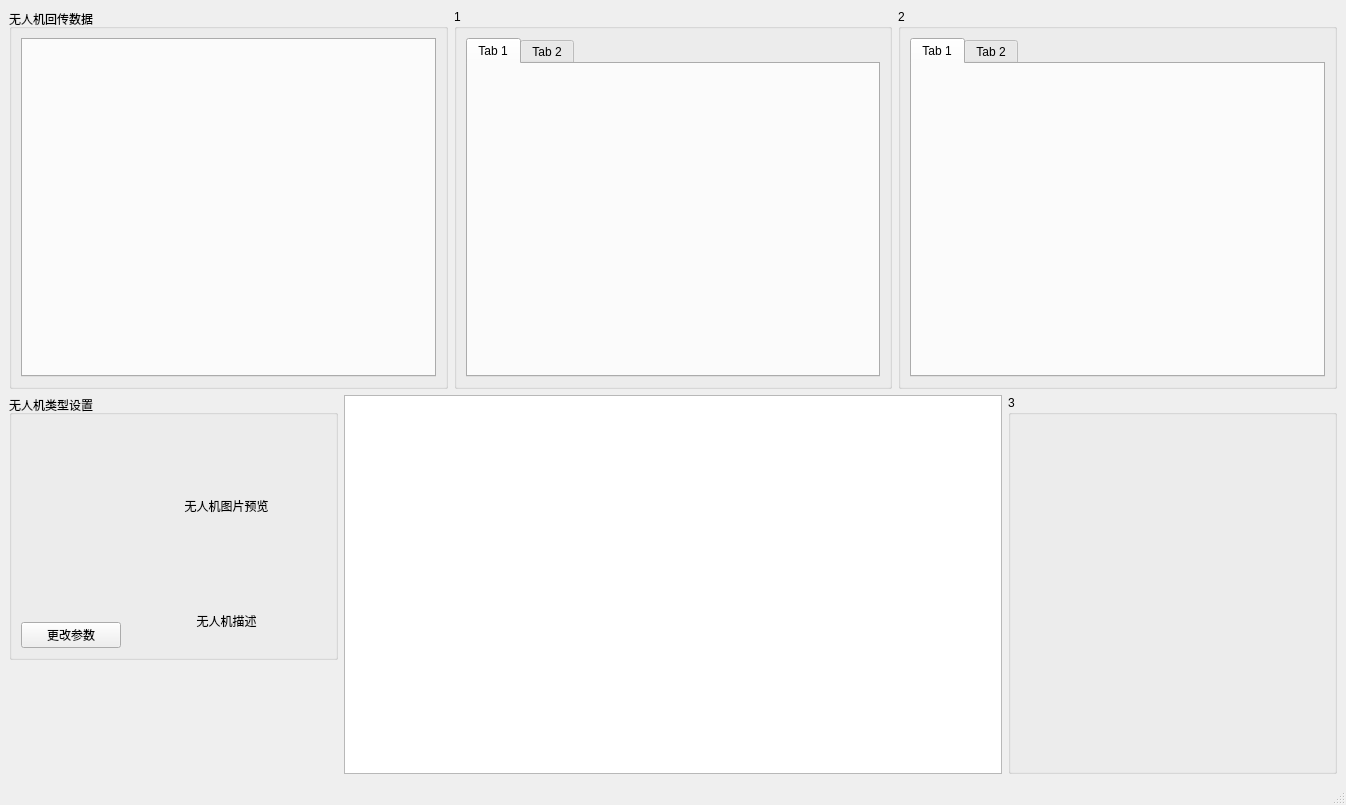
<?xml version="1.0" encoding="UTF-8"?>
<ui version="4.0">
 <class>MainWindow</class>
 <widget class="QMainWindow" name="MainWindow">
  <property name="geometry">
   <rect>
    <x>0</x>
    <y>0</y>
    <width>1346</width>
    <height>805</height>
   </rect>
  </property>
  <property name="windowTitle">
   <string>MainWindow</string>
  </property>
  <widget class="QWidget" name="centralwidget">
   <layout class="QVBoxLayout" name="verticalLayout_4" stretch="1,1">
    <item>
     <layout class="QHBoxLayout" name="horizontalLayout_2">
      <item>
       <widget class="QGroupBox" name="groupBox_2">
        <property name="title">
         <string>无人机回传数据</string>
        </property>
        <layout class="QVBoxLayout" name="verticalLayout_5">
         <item>
          <widget class="QTabWidget" name="uavStatusTabWidget">
           <property name="currentIndex">
            <number>-1</number>
           </property>
          </widget>
         </item>
        </layout>
       </widget>
      </item>
      <item>
       <widget class="QGroupBox" name="groupBox_3">
        <property name="title">
         <string>1</string>
        </property>
        <layout class="QVBoxLayout" name="verticalLayout_6">
         <item>
          <widget class="QTabWidget" name="tabWidget_2">
           <widget class="QWidget" name="tab_5">
            <attribute name="title">
             <string>Tab 1</string>
            </attribute>
           </widget>
           <widget class="QWidget" name="tab_6">
            <attribute name="title">
             <string>Tab 2</string>
            </attribute>
           </widget>
          </widget>
         </item>
        </layout>
       </widget>
      </item>
      <item>
       <widget class="QGroupBox" name="groupBox_4">
        <property name="title">
         <string>2</string>
        </property>
        <layout class="QVBoxLayout" name="verticalLayout_7">
         <item>
          <widget class="QTabWidget" name="tabWidget_3">
           <widget class="QWidget" name="tab_7">
            <attribute name="title">
             <string>Tab 1</string>
            </attribute>
           </widget>
           <widget class="QWidget" name="tab_8">
            <attribute name="title">
             <string>Tab 2</string>
            </attribute>
           </widget>
          </widget>
         </item>
        </layout>
       </widget>
      </item>
     </layout>
    </item>
    <item>
     <layout class="QHBoxLayout" name="horizontalLayout_3" stretch="1,2,1">
      <item>
       <layout class="QVBoxLayout" name="verticalLayout">
        <item>
         <widget class="QGroupBox" name="uavTypeDataGroup">
          <property name="title">
           <string>无人机类型设置</string>
          </property>
          <layout class="QHBoxLayout" name="horizontalLayout" stretch="2,4">
           <item>
            <layout class="QVBoxLayout" name="verticalLayout_2">
             <item>
              <widget class="QListWidget" name="uavslistWidget">
               <property name="styleSheet">
                <string notr="true">#uavslistWidget {
	border: none;
	background-color: transparent;
}</string>
               </property>
              </widget>
             </item>
             <item>
              <widget class="QPushButton" name="changeUAVTypeBtn">
               <property name="text">
                <string>更改参数</string>
               </property>
               <property name="icon">
                <iconset resource="qavserver.qrc">
                 <normaloff>:/images/icos/Gear.ico</normaloff>:/images/icos/Gear.ico</iconset>
               </property>
              </widget>
             </item>
            </layout>
           </item>
           <item>
            <layout class="QVBoxLayout" name="verticalLayout_3" stretch="3,1">
             <item>
              <widget class="QLabel" name="uavImageLabel">
               <property name="text">
                <string>无人机图片预览</string>
               </property>
               <property name="alignment">
                <set>Qt::AlignCenter</set>
               </property>
              </widget>
             </item>
             <item>
              <widget class="QLabel" name="uavDescriptionLabel">
               <property name="text">
                <string>无人机描述</string>
               </property>
               <property name="alignment">
                <set>Qt::AlignCenter</set>
               </property>
               <property name="wordWrap">
                <bool>true</bool>
               </property>
              </widget>
             </item>
            </layout>
           </item>
          </layout>
         </widget>
        </item>
        <item>
         <spacer name="verticalSpacer">
          <property name="orientation">
           <enum>Qt::Vertical</enum>
          </property>
          <property name="sizeHint" stdset="0">
           <size>
            <width>20</width>
            <height>40</height>
           </size>
          </property>
         </spacer>
        </item>
       </layout>
      </item>
      <item>
       <widget class="rOg_image" name="gisView"/>
      </item>
      <item>
       <widget class="QGroupBox" name="groupBox_5">
        <property name="title">
         <string>3</string>
        </property>
       </widget>
      </item>
     </layout>
    </item>
   </layout>
  </widget>
  <widget class="QMenuBar" name="menubar">
   <property name="geometry">
    <rect>
     <x>0</x>
     <y>0</y>
     <width>1346</width>
     <height>23</height>
    </rect>
   </property>
  </widget>
  <widget class="QStatusBar" name="statusbar"/>
 </widget>
 <customwidgets>
  <customwidget>
   <class>rOg_image</class>
   <extends>QGraphicsView</extends>
   <header>components/rog_image.h</header>
  </customwidget>
 </customwidgets>
 <resources>
  <include location="qavserver.qrc"/>
 </resources>
 <connections/>
</ui>
